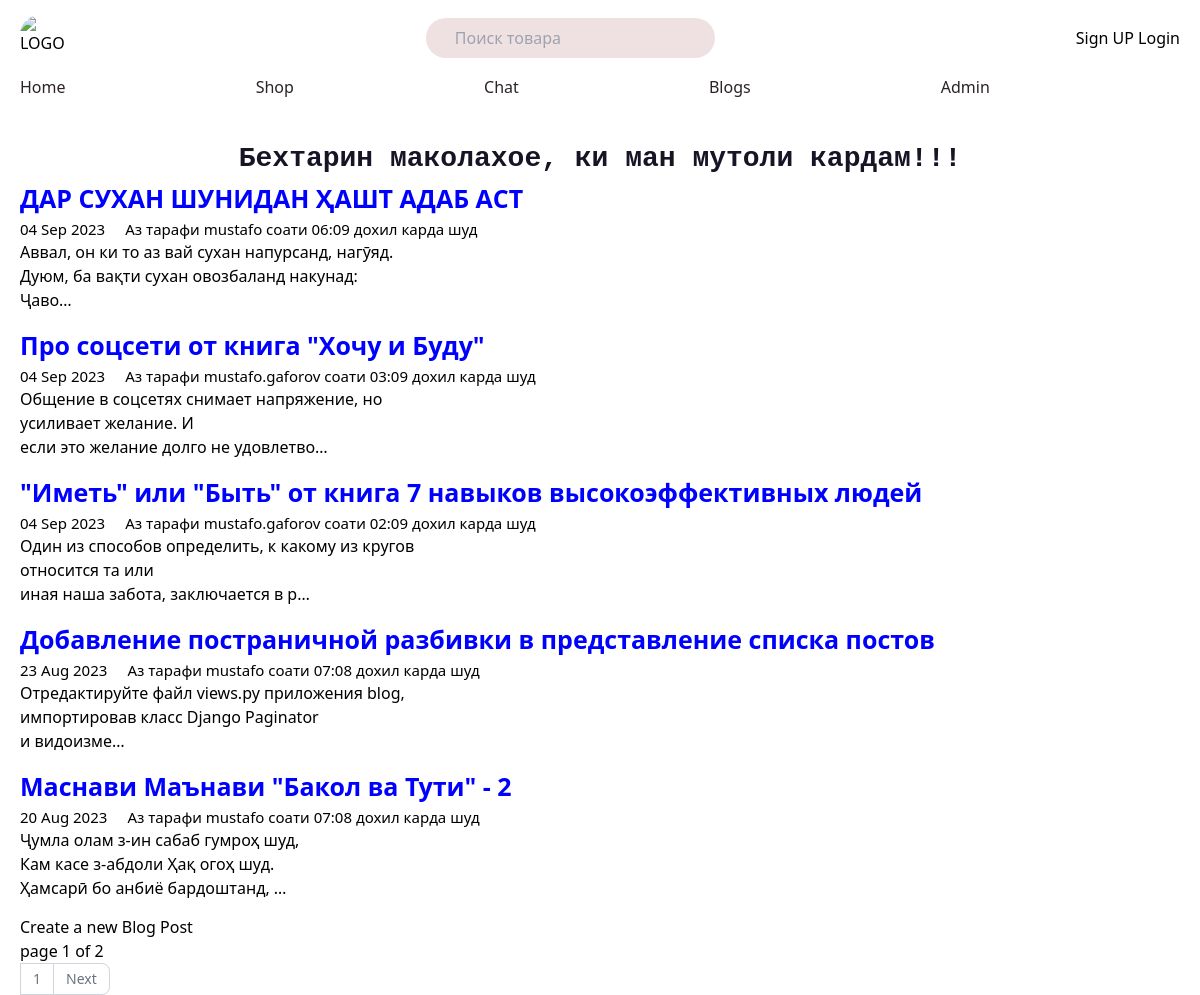
Screenshot of /blog/ with the database file from the repository.
### blogs/models.py (models this page shows, shortened)
class Blog(models.Model):
    title=  models.CharField(max_length=200)
    text = models.TextField()
    date= models.DateTimeField()
    author = models.ForeignKey(User,
                               on_delete=models.CASCADE,
                               related_name="blog_post")
    tags = TaggableManager()
    def get_absolute_url(self):
        return reverse("blog_detail", args=[self.id])

### blogs/views.py (the view)
# urls.py: path('', views.blog, name="blog"),
def blog(req, tag_slug = None):
    paginator = Paginator(all_blog, 5)
    page_number = req.GET.get("page", 1)
    blogs = paginator.page(page_number)
    tag = None
    if tag_slug:
        tag = get_object_or_404(Tag, slug=tag_slug)
        blogs = all_blog.filter(tags__in=[tag])
    return render(req, 'blogs/blog.html', {"blogs":blogs, "tag":tag})

### blogs/templates/blogs/blog.html (shortened to what this page needs)
{% extends 'portfolio/_base.html' %}
{% load static %} {% block content %}
<div class="mt-[24px]">
  <h1 class="text-[28px] font-mono text-center text-[#181425] font-[700]">
    Бехтарин маколахое, ки ман мутоли кардам!!!
  </h1>
</div>
{% for blog in blogs %}
<a href="{{blog.get_absolute_url}}">
  <div class="mb-[15px]">
    <h1 class="text-[25px] text-[blue] font-[700] tab:text-[20px]">{{blog.title}}</h1>
    <div class="flex gap-[20px]">
      <h1 class="text-[15px] font-[500] tab:text-[12px]">{{ blog.date|date:"d M Y" }}</h1>
      <h1 class="text-[15px] font-sans font-[500] tab:text-[12px]">
        Аз тарафи {{blog.author}} соати {{blog.date|date:'h:m'}} дохил карда шуд
      </h1>
    </div>
    <h1 class="w-[400px] tab:w-[100%] font-[400]">{{ blog.text|truncatechars:100|linebreaks }}</h1>
  </div>
</a>
{% endfor %}
<a href=''>Create a new Blog Post</a>
{% include 'portfolio/pagination.html' with page=blogs %}
{% endblock %}

### portfolio/static/portfolio/style.css (style rules this page uses)
html { line-height: 1.5; -webkit-text-size-adjust: 100%; -moz-tab-size: 4; -o-tab-size: 4; tab-size: 4; font-family: ui-sans-serif, system-ui, -apple-system, BlinkMacSystemFont, "Segoe UI", Roboto, "Helvetica Neue", Arial, "Noto Sans", sans-serif, "Apple Color Emoji", "Segoe UI Emoji", "Segoe UI Symbol", "Noto Color Emoji"; font-feature-settings: normal; font-variation-settings: normal; }
body { margin: 0; line-height: inherit; }
h1, h2, h3, h4, h5, h6 { font-size: inherit; font-weight: inherit; }
a { color: inherit; text-decoration: inherit; }
blockquote, dl, dd, h1, h2, h3, h4, h5, h6, hr, figure, p, pre { margin: 0; }
.mb-\[15px\] { margin-bottom: 15px; }
.mt-\[24px\] { margin-top: 24px; }
.flex { display: flex; }
.w-\[400px\] { width: 400px; }
.gap-\[20px\] { gap: 20px; }
.text-center { text-align: center; }
.font-mono { font-family: ui-monospace, SFMono-Regular, Menlo, Monaco, Consolas, "Liberation Mono", "Courier New", monospace; }
.font-sans { font-family: ui-sans-serif, system-ui, -apple-system, BlinkMacSystemFont, "Segoe UI", Roboto, "Helvetica Neue", Arial, "Noto Sans", sans-serif, "Apple Color Emoji", "Segoe UI Emoji", "Segoe UI Symbol", "Noto Color Emoji"; }
.text-\[15px\] { font-size: 15px; }
.text-\[25px\] { font-size: 25px; }
.text-\[28px\] { font-size: 28px; }
.font-\[400\] { font-weight: 400; }
.font-\[500\] { font-weight: 500; }
.font-\[700\] { font-weight: 700; }
.text-\[\#181425\] { --tw-text-opacity: 1; color: rgb(24 20 37 / var(--tw-text-opacity)); }
.text-\[blue\] { --tw-text-opacity: 1; color: rgb(0 0 255 / var(--tw-text-opacity)); }

### rows the page displays
Blog: title "ДАР СУХАН ШУНИДАН ҲАШТ АДАБ АСТ", date "04 Sep 2023", author "mustafo", date "06:09", text "Аввал, он ки то аз вай сухан напурсанд, нагӯяд. Дуюм, ба вақти сухан овозбаланд накунад: Ҷаво…"
Blog: title "Про соцсети от книга \"Хочу и Буду\"", date "04 Sep 2023", author "mustafo.gaforov", date "03:09", text "Общение в соцсетях снимает напряжение, но усиливает желание. И если это желание долго не удовлетво…"
Blog: title "\"Иметь\" или \"Быть\" от книга 7 навыков высокоэффективных людей", date "04 Sep 2023", author "mustafo.gaforov", date "02:09", text "Один из способов определить, к какому из кругов относится та или иная наша забота, заключается в р…"
Blog: title "Добавление постраничной разбивки в представление списка постов", date "23 Aug 2023", author "mustafo", date "07:08", text "Отредактируйте файл views.py приложения blog, импортировав класс Django Paginator и видоизме…"
Blog: title "Маснави Маънави \"Бакол ва Тути\" - 2", date "20 Aug 2023", author "mustafo", date "07:08", text "Ҷумла олам з-ин сабаб гумроҳ шуд, Кам касе з-абдоли Ҳақ огоҳ шуд. Ҳамсарӣ бо анбиё бардоштанд, …"

### other values shown
{{ page.number }} "1"
{{ page.paginator.num_pages }} "2"
